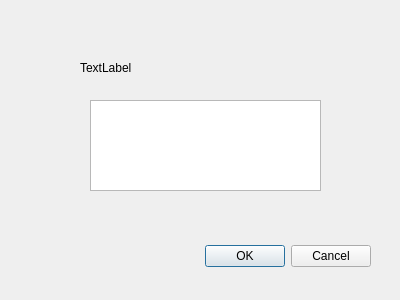
<?xml version="1.0" encoding="UTF-8"?>
<ui version="4.0">
 <class>Dialog</class>
 <widget class="QDialog" name="Dialog">
  <property name="geometry">
   <rect>
    <x>0</x>
    <y>0</y>
    <width>400</width>
    <height>300</height>
   </rect>
  </property>
  <property name="windowTitle">
   <string>Dialog</string>
  </property>
  <widget class="QDialogButtonBox" name="buttonBox">
   <property name="geometry">
    <rect>
     <x>30</x>
     <y>240</y>
     <width>341</width>
     <height>32</height>
    </rect>
   </property>
   <property name="orientation">
    <enum>Qt::Horizontal</enum>
   </property>
   <property name="standardButtons">
    <set>QDialogButtonBox::Cancel|QDialogButtonBox::Ok</set>
   </property>
  </widget>
  <widget class="QTextEdit" name="textEdit">
   <property name="geometry">
    <rect>
     <x>90</x>
     <y>100</y>
     <width>231</width>
     <height>91</height>
    </rect>
   </property>
  </widget>
  <widget class="QLabel" name="label">
   <property name="geometry">
    <rect>
     <x>80</x>
     <y>60</y>
     <width>72</width>
     <height>15</height>
    </rect>
   </property>
   <property name="text">
    <string>TextLabel</string>
   </property>
  </widget>
 </widget>
 <resources/>
 <connections>
  <connection>
   <sender>buttonBox</sender>
   <signal>accepted()</signal>
   <receiver>Dialog</receiver>
   <slot>accept()</slot>
   <hints>
    <hint type="sourcelabel">
     <x>248</x>
     <y>254</y>
    </hint>
    <hint type="destinationlabel">
     <x>157</x>
     <y>274</y>
    </hint>
   </hints>
  </connection>
  <connection>
   <sender>buttonBox</sender>
   <signal>rejected()</signal>
   <receiver>Dialog</receiver>
   <slot>reject()</slot>
   <hints>
    <hint type="sourcelabel">
     <x>316</x>
     <y>260</y>
    </hint>
    <hint type="destinationlabel">
     <x>286</x>
     <y>274</y>
    </hint>
   </hints>
  </connection>
 </connections>
</ui>
